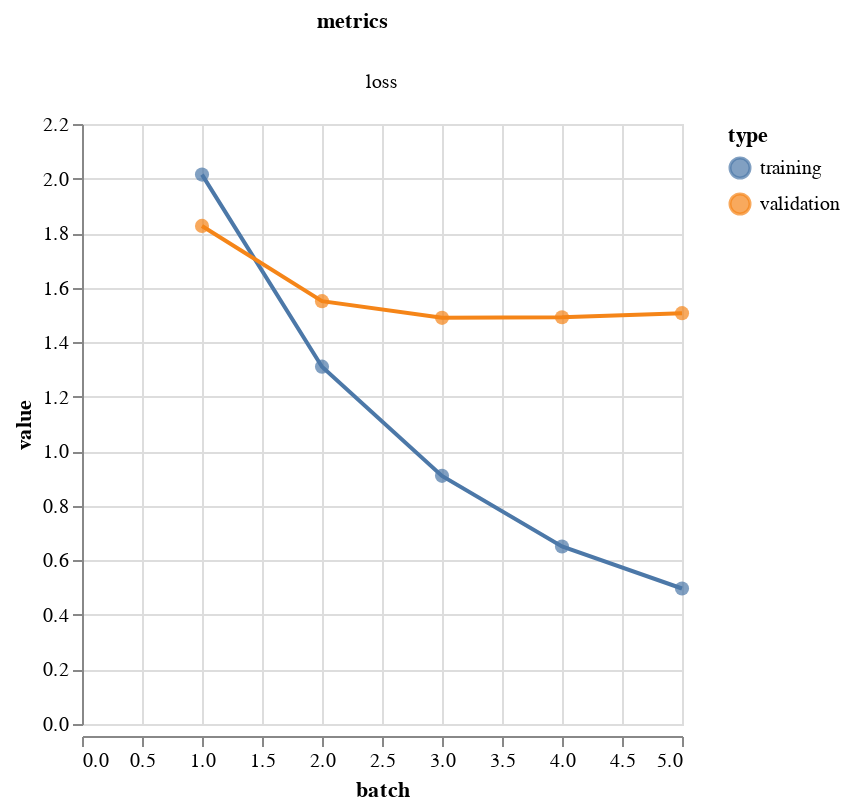

The code cell stored with this chart in its notebook:
### Code cell
metrics(output.history)

### Figure 1 — Vega-Lite specification as saved in the notebook (floating-point values rounded to 4 significant figures)
{"config": {"view": {"continuousWidth": 400, "continuousHeight": 300}}, "data": {"name": "data-990e571a56da881735b757c0caf08c0a"}, "facet": {"column": {"type": "nominal", "field": "metrics"}}, "spec": {"layer": [{"mark": {"type": "circle", "size": 50}, "encoding": {"color": {"type": "nominal", "field": "type"}, "tooltip": [{"type": "quantitative", "field": "batch"}, {"type": "quantitative", "field": "value"}], "x": {"type": "quantitative", "field": "batch"}, "y": {"type": "quantitative", "field": "value"}}, "height": 300, "width": 300}, {"mark": "line", "encoding": {"color": {"type": "nominal", "field": "type"}, "x": {"type": "quantitative", "field": "batch"}, "y": {"type": "quantitative", "field": "value"}}, "height": 300, "width": 300}]}, "resolve": {"scale": {"y": "independent"}}, "$schema": "https://vega.github.io/schema/vega-lite/v4.8.1.json", "datasets": {"data-990e571a56da881735b757c0caf08c0a": [{"batch": 1, "value": 2.014, "type": "training", "metrics": "loss"}, {"batch": 2, "value": 1.31, "type": "training", "metrics": "loss"}, {"batch": 3, "value": 0.9098, "type": "training", "metrics": "loss"}, {"batch": 4, "value": 0.651, "type": "training", "metrics": "loss"}, {"batch": 5, "value": 0.4969, "type": "training", "metrics": "loss"}, {"batch": 1, "value": 1.826, "type": "validation", "metrics": "loss"}, {"batch": 2, "value": 1.55, "type": "validation", "metrics": "loss"}, {"batch": 3, "value": 1.489, "type": "validation", "metrics": "loss"}, {"batch": 4, "value": 1.491, "type": "validation", "metrics": "loss"}, {"batch": 5, "value": 1.506, "type": "validation", "metrics": "loss"}]}}
